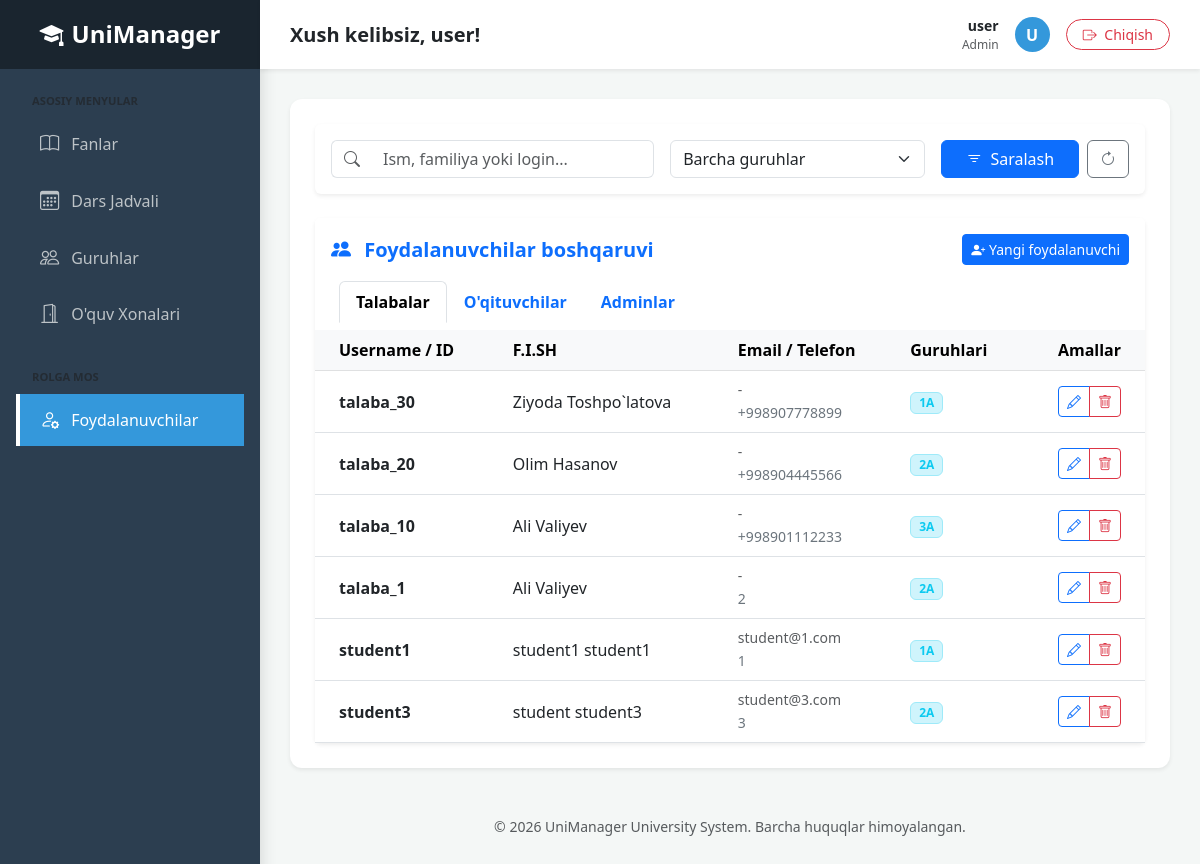
Page /users/list/ (signed in) on the committed database.
### users/models.py (models this page shows, shortened)
class User(AbstractUser):
    USER_ROLES = (
        ('admin', 'Admin'),
        ('teacher', 'O\'qituvchi'),
        ('student', 'Talaba'),
    )
    role = models.CharField(max_length=10, choices=USER_ROLES, default='admin')
    phone_number = models.CharField(max_length=15, blank=True, null=True)
    address = models.TextField(blank=True, null=True)

### academy/models.py (models this page shows, shortened)
class Group(models.Model):
    name = models.CharField(max_length=50, unique=True, verbose_name="Guruh nomi")
    faculty = models.CharField(max_length=100, verbose_name="Fakultet")
    course_number = models.PositiveSmallIntegerField(verbose_name="Kurs")
    teacher = models.ForeignKey(
        User,
        on_delete=models.SET_NULL,
        null=True,
        limit_choices_to={'role': 'teacher'},
        related_name='led_groups',
        verbose_name="Guruh rahbari"
    )
    subjects = models.ManyToManyField(
        'Subject', # Subject modeli shu faylda bo'lsa nomini yozish yetarli
        related_name='groups',
        verbose_name="Fanlar"
    )
    created_at = models.DateTimeField(auto_now_add=True)
    class Meta:
        verbose_name = "Guruh"
        verbose_name_plural = "Guruhlar"

### users/decorators.py (the view)
    def wrap(request, *args, **kwargs):
        if request.user.role == 'admin':
            return view_func(request, *args, **kwargs)
        else:
            raise PermissionDenied # Kirish taqiqlangan!

### users/templates/users/user_list.html (shortened to what this page needs)
{% extends 'base.html' %}
{% block content %}
<div class="card mb-4 border-0 shadow-sm">
    <div class="card-body">
        <form method="GET" class="row g-3">
            <div class="col-md-5">
                <div class="input-group">
                    <span class="input-group-text bg-white border-end-0">
                        <i class="bi bi-search text-muted"></i>
                    </span>
                    <input type="text" name="search" class="form-control border-start-0"
                           placeholder="Ism, familiya yoki login..." value="{{ search_query }}">
                </div>
            </div>
            <div class="col-md-4">
                <select name="group" class="form-select">
                    <option value="">Barcha guruhlar</option>
                </select>
            </div>
            <div class="col-md-3 d-flex gap-2">
                <button type="submit" class="btn btn-primary w-100">
                    <i class="bi bi-filter me-1"></i> Saralash
                </button>
                <a href="{% url 'user_list' %}" class="btn btn-outline-secondary" title="Tozalash">
                    <i class="bi bi-arrow-clockwise"></i>
                </a>
            </div>
        </form>
    </div>
</div>
<div class="card border-0 shadow-sm">
    <div class="card-header bg-white py-3 d-flex justify-content-between align-items-center border-bottom-0">
        <h5 class="mb-0 text-primary fw-bold">
            <i class="bi bi-people-fill me-2"></i> Foydalanuvchilar boshqaruvi
        </h5>
        <a href="{% url 'user_add' %}" class="btn btn-primary btn-sm">
            <i class="bi bi-person-plus-fill"></i> Yangi foydalanuvchi
        </a>
    </div>
    <ul class="nav nav-tabs px-4 border-bottom-0" id="userTabs" role="tablist">
        <li class="nav-item" role="presentation">
            <button class="nav-link active fw-semibold" id="students-tab" data-bs-toggle="tab" data-bs-target="#students" type="button" role="tab">
                Talabalar
            </button>
        </li>
        <li class="nav-item" role="presentation">
            <button class="nav-link fw-semibold" id="teachers-tab" data-bs-toggle="tab" data-bs-target="#teachers" type="button" role="tab">
                O'qituvchilar
            </button>
        </li>
        <li class="nav-item" role="presentation">
            <button class="nav-link fw-semibold" id="admins-tab" data-bs-toggle="tab" data-bs-target="#admins" type="button" role="tab">
                Adminlar
            </button>
        </li>
    </ul>
    <div class="card-body p-0 pt-2">
        <div class="tab-content" id="userTabsContent">
            <div class="tab-pane fade show active" id="students" role="tabpanel">
                {% include 'users/includes/user_table.html' with user_list=students type='student' %}
            </div>
        </div>
    </div>
</div>
{% endblock %}

### templates/base.html (shortened to what this page needs)
<!DOCTYPE html>
<html lang="uz">
<head>
    <link href="https://cdn.jsdelivr.net/npm/bootstrap@5.3.0/dist/css/bootstrap.min.css" rel="stylesheet">
    <link rel="stylesheet" href="https://cdn.jsdelivr.net/npm/bootstrap-icons@1.11.0/font/bootstrap-icons.css">
</head>
<body>
    <div class="d-flex">
        {% if user.is_authenticated %}
        <div id="sidebar" class="shadow">
            <div class="logo-section mb-4">
                <h4 class="mb-0 fw-bold"><i class="bi bi-mortarboard-fill me-2"></i>UniManager</h4>
            </div>
            <div class="px-3">
                <p class="text-uppercase small fw-bold text-muted mb-2 ps-3" style="font-size: 0.7rem;">Asosiy Menyular</p>
                <ul class="nav flex-column">
                    <li class="nav-item">
                        <a href="{% url 'subject_list' %}" class="nav-link mb-1 {% if 'subject' in request.path %}active{% endif %}">
                            <i class="bi bi-book"></i> Fanlar
                        </a>
                    </li>
                    <li class="nav-item">
                        <a href="{% url 'timetable_view' %}" class="nav-link mb-1 {% if 'timetable' in request.path %}active{% endif %}">
                            <i class="bi bi-calendar3"></i> Dars Jadvali
                        </a>
                    </li>
                    <li class="nav-item">
                        <a href="{% url 'group_list' %}" class="nav-link mb-1 {% if 'group' in request.path %}active{% endif %}">
                            <i class="bi bi-people"></i> Guruhlar
                        </a>
                    </li>
                    <li class="nav-item">
                        <a href="{% url 'classroom_list' %}" class="nav-link mb-1 {% if 'classroom' in request.path %}active{% endif %}">
                            <i class="bi bi-door-open"></i> O'quv Xonalari
                        </a>
                    </li>
                </ul>
                <p class="text-uppercase small fw-bold text-muted mt-4 mb-2 ps-3" style="font-size: 0.7rem;">Rolga Mos</p>
                <ul class="nav flex-column">
                    {% if user.role == 'admin' %}
                    <li class="nav-item">
                        <a href="{% url 'user_list' %}" class="nav-link mb-1 {% if 'user' in request.path %}active{% endif %}">
                            <i class="bi bi-person-gear"></i> Foydalanuvchilar
                        </a>
                    </li>
                    {% elif user.role == 'teacher' %}
                    <li class="nav-item">
                        <a href="{% url 'teacher_dashboard' %}" class="nav-link mb-1 {% if 'teacher' in request.path %}active{% endif %}">
                            <i class="bi bi-journal-check"></i> Baholash Jurnali
                        </a>
                    </li>
                    {% elif user.role == 'student' %}
                    <li class="nav-item">
                        <a href="{% url 'student_dashboard' %}" class="nav-link mb-1 {% if 'student' in request.path %}active{% endif %}">
                            <i class="bi bi-graph-up-arrow"></i> Mening Natijalarim
                        </a>
                    </li>
                    {% endif %}
                </ul>
            </div>
        </div>
        {% endif %}
        <div class="main-content">
            <nav class="top-navbar d-flex justify-content-between align-items-center shadow-sm">
                <div>
                    <h5 class="mb-0 text-dark fw-semibold">
                        {% if user.is_authenticated %}
                            Xush kelibsiz, {{ user.get_full_name|default:user.username }}!
                        {% else %}
                            Tizimga kirish
                        {% endif %}
                    </h5>
                </div>
                <div class="d-flex align-items-center">
                    {% if user.is_authenticated %}
                        <div class="me-3 d-none d-md-block text-end">
                            <div class="fw-bold small">{{ user.username }}</div>
                            <div class="text-muted" style="font-size: 0.75rem;">{{ user.get_role_display|default:user.role }}</div>
                        </div>
                        <div class="user-profile-img me-3">
                            {{ user.username|first|upper }}
                        </div>
                        <form action="{% url 'logout' %}" method="post" class="m-0">
                            <button type="submit" class="btn btn-outline-danger btn-sm rounded-pill px-3">
                                <i class="bi bi-box-arrow-right me-1"></i> Chiqish
                            </button>
                        </form>
                    {% else %}
                        <a href="{% url 'login' %}" class="btn btn-primary btn-sm rounded-pill px-4">Kirish</a>
                    {% endif %}
                </div>
            </nav>
            <div class="content-container">
                <div class="main-card">
                    {% block content %}
                    {% endblock %}
                </div>
                <footer class="mt-5 text-center text-muted small">
                    <p>&copy; 2026 UniManager University System. Barcha huquqlar himoyalangan.</p>
                </footer>
            </div>
        </div>
    </div>
</body>
</html>

### users/templates/users/includes/user_table.html (shortened to what this page needs)
<div class="table-responsive">
    <table class="table table-hover align-middle mb-0">
        <thead class="table-light">
            <tr>
                <th class="ps-4">Username / ID</th>
                <th>F.I.SH</th>
                <th>Email / Telefon</th>
                {% if type == 'student' %}
                    <th>Guruhlari</th>
                {% endif %}
                <th class="text-end pe-4">Amallar</th>
            </tr>
        </thead>
        <tbody>
            {% for user_obj in user_list %}
            <tr>
                <td class="ps-4">
                    <span class="fw-semibold text-dark">{{ user_obj.username }}</span>
                </td>
                <td>{{ user_obj.get_full_name|default:user_obj.username }}</td>
                <td>
                    <small class="d-block text-muted">{{ user_obj.email|default:"-" }}</small>
                    <small class="text-secondary">{{ user_obj.phone_number|default:"" }}</small>
                </td>
                {% if type == 'student' %}
                <td>
                    {% if user_obj.student_profile %}
                        {% with groups=user_obj.student_profile.groups.all %}
                            {% if groups %}
                                {% for group in groups %}
                                    <span class="badge bg-info-subtle text-info border border-info-subtle px-2">
                                        {{ group.name }}
                                    </span>
                                {% endfor %}
                            {% else %}
                                <span class="text-warning small italic">
                                    <i class="bi bi-exclamation-triangle"></i> Guruh tanlanmagan
                                </span>
                            {% endif %}
                        {% endwith %}
                    {% else %}
                        <span class="text-danger small">
                            <i class="bi bi-x-circle"></i> Profil yo'q
                        </span>
                    {% endif %}
                </td>
                {% endif %}
                <td class="text-end pe-4">
                    <div class="btn-group">
                        <a href="{% url 'user_edit' user_obj.pk %}" class="btn btn-sm btn-outline-primary" title="Tahrirlash">
                            <i class="bi bi-pencil"></i>
                        </a>
                        <a href="{% url 'user_delete' user_obj.pk %}" class="btn btn-sm btn-outline-danger" title="O'chirish">
                            <i class="bi bi-trash"></i>
                        </a>
                    </div>
                </td>
            </tr>
            {% endfor %}
        </tbody>
    </table>
</div>

### templates/base.html (style rules this page uses)
body { background-color: #f4f7f6; font-family: 'Segoe UI', Tahoma, Geneva, Verdana, sans-serif; }
#sidebar { min-width: 260px; max-width: 260px; min-height: 100vh; background: #2c3e50; color: white; transition: all 0.3s; }
#sidebar .logo-section { background: #1a252f; padding: 20px; text-align: center; }
#sidebar .nav-link { color: #bdc3c7; padding: 12px 20px; display: flex; align-items: center; transition: 0.2s; border-left: 4px solid transparent; }
#sidebar .nav-link.active { background: #3498db; color: white !important; border-left: 4px solid #fff; }
#sidebar .nav-link i { font-size: 1.2rem; margin-right: 12px; }
.main-content { flex: 1; min-width: 0; }
.top-navbar { background: white; padding: 15px 30px; }
.content-container { padding: 30px; }
.main-card { background: white; border-radius: 12px; border: none; box-shadow: 0 0.125rem 0.25rem rgba(0, 0, 0, 0.075); padding: 25px; }
.user-profile-img { width: 35px; height: 35px; background: #3498db; color: white; border-radius: 50%; display: inline-flex; align-items: center; justify-content: center; font-weight: bold; }

### rows in the picture
User: get_full_name "user", username "user", role "Admin", username|first "U"
User: username "talaba_30", get_full_name "Ziyoda Toshpo`latova", email "-", phone_number "+998907778899"
Group: name "1A"
User: username "talaba_20", get_full_name "Olim Hasanov", email "-", phone_number "+998904445566"
Group: name "2A"
User: username "talaba_10", get_full_name "Ali Valiyev", email "-", phone_number "+998901112233"
Group: name "3A"
User: username "talaba_1", get_full_name "Ali Valiyev", email "-", phone_number "2"
User: username "student1", get_full_name "student1 student1", email "student@1.com", phone_number "1"
User: username "student3", get_full_name "student student3", email "student@3.com", phone_number "3"
